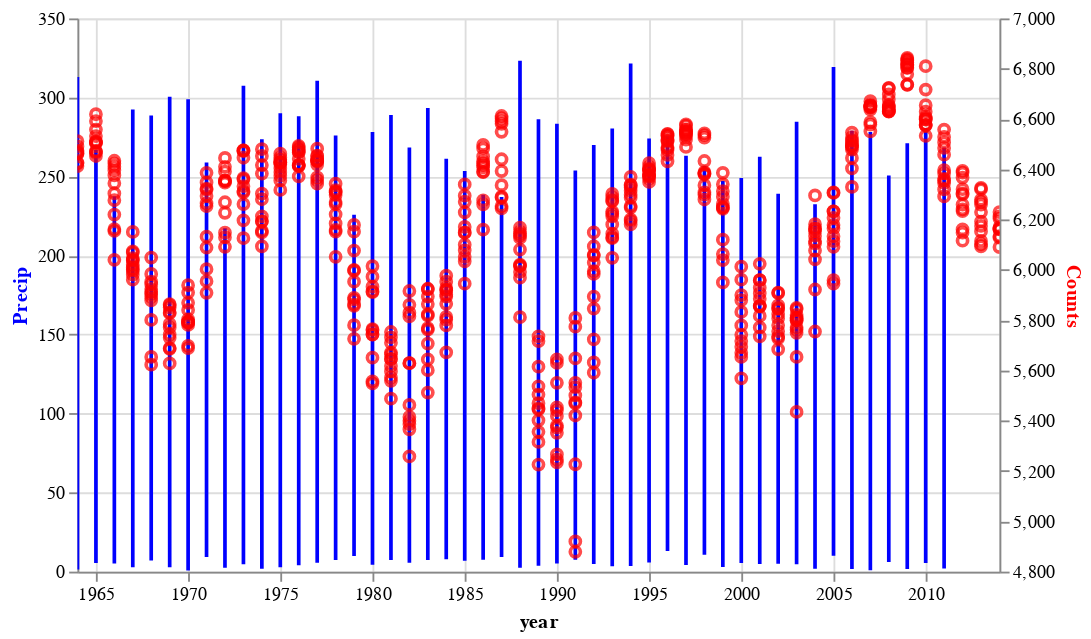

Write notebook code for a chart like this one.
### Code cell
# Zoom and pan.
select = alt.selection_interval(
    bind="scales",
    encodings=["x"]
)

# Base chart
base_chart = alt.Chart(dataset).encode(
    x=alt.X('year:T')
).properties(
    width=500,
    height=300
)

monsoon = base_chart.mark_line(color='blue').encode(
    alt.Y(
        'Precip:Q',
        axis=alt.Axis(titleColor='blue')
    )
).add_params(
    select
)

olou = base_chart.mark_point(color='red').encode(
    y=alt.Y(
        'Counts:Q',
        axis=alt.Axis(titleColor='red'))
).add_params(
    select
)

combined_chart = alt.layer(
    monsoon,
    olou.encode(
        y=alt.Y(
            'Counts:Q',
            axis=alt.Axis(titleColor='red'),
            scale=alt.Scale(zero=False)
        )
    )
).resolve_scale(
    x='shared',
    y='independent'
)

combined_chart

### Figure 1 — Vega-Lite specification as saved in the notebook (floating-point values rounded to 4 significant figures; data arrays with more than 128 entries replaced by an {"elided": "..."} marker saying what was removed)
{"$schema": "https://vega.github.io/schema/vega-lite/v5.16.3.json", "config": {"view": {"continuousHeight": 300, "continuousWidth": 300}}, "data": {"name": "data-0b9b462aa5738c088fe22609070fd7f9"}, "datasets": {"data-0b9b462aa5738c088fe22609070fd7f9": {"elided": "1183 records"}}, "height": 300, "layer": [{"encoding": {"x": {"field": "year", "type": "temporal"}, "y": {"axis": {"titleColor": "blue"}, "field": "Precip", "type": "quantitative"}}, "mark": {"color": "blue", "type": "line"}, "name": "view_367"}, {"encoding": {"x": {"field": "year", "type": "temporal"}, "y": {"axis": {"titleColor": "red"}, "field": "Counts", "scale": {"zero": false}, "type": "quantitative"}}, "mark": {"color": "red", "type": "point"}}], "params": [{"bind": "scales", "name": "param_247", "select": {"encodings": ["x"], "type": "interval"}, "views": ["view_367"]}], "resolve": {"scale": {"x": "shared", "y": "independent"}}, "width": 500}
